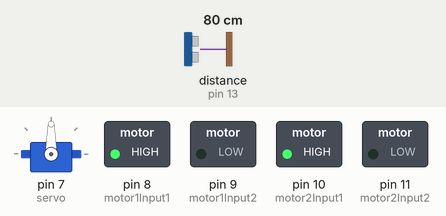
Bench run of a sketch on a simulated Arduino Uno, built with avr-gcc and run on an emulated ATmega328P. Parts: servo, switched loads named in the sketch (green lamp = pin HIGH). Wiring (inferred from the names in the program): ultrasonic range finder: trigger pin 12; echo pin 13. Dashed ring = blinking. Inputs (shaded band) come from the test bench; at power-on: distance to the obstacle (sensor on pin 13) 80 cm. The echo pulse lasts 58.3 µs per cm; pins used as bus, display or sensor lines are not drawn.

Above: at 1.5 s.
1.6 s: distance to the obstacle (sensor on pin 13) set to 19 cm
3.1 s: distance to the obstacle (sensor on pin 13) set to 14 cm
At 5.1 s:
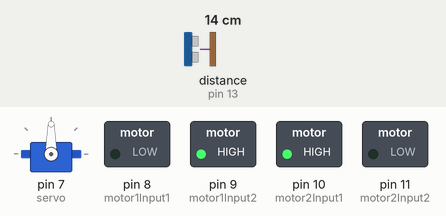
6.1 s: distance to the obstacle (sensor on pin 13) set to 18 cm
At 7.2 s:
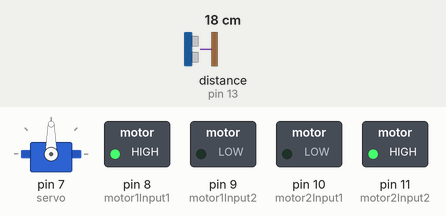
8.8 s: distance to the obstacle (sensor on pin 13) set to 2 cm
At 9.4 s:
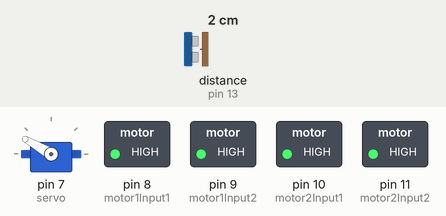
11.8 s: distance to the obstacle (sensor on pin 13) set to 35 cm
At 12.1 s:
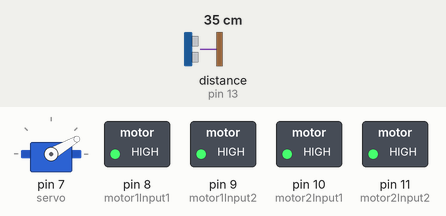
Timing chart, 0 to 14.8 s (numbered marks = the images above; inputs shaded):
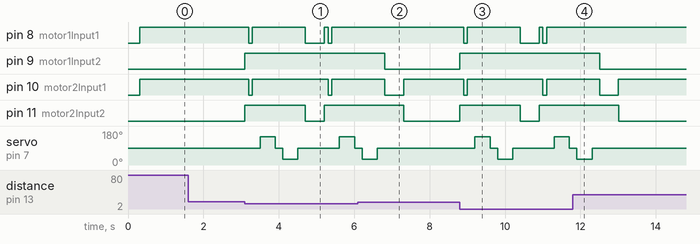

Measured:
- the behaviour switches between 17 and 16 cm on distance to the obstacle (sensor on pin 13) (found by bisection; images 0 and 1)
- after the input at 1.6 s, every drawn part: stays the same
- after the input at 3.1 s, pin 8 (motor1Input1): goes LOW 0.10 s, HIGH 1.4 s, LOW 0.50 s, HIGH 0.10 s, LOW 0.10 s, then HIGH, starting after 0.10 s; pin 9 (motor1Input2): LOW → HIGH at once
- after the input at 6.1 s, pin 8 (motor1Input1): stays HIGH (without the input it goes to LOW after 0.71 s); pin 9 (motor1Input2): HIGH → LOW after 0.71 s; servo on pin 7 (servo): goes on until 6.6 s, then stays 90°
- after the input at 8.8 s, pin 8 (motor1Input1): goes LOW 0.10 s, HIGH 1.4 s, LOW 0.50 s, HIGH 0.10 s, LOW 0.10 s, then HIGH, starting after 0.10 s; pin 9 (motor1Input2): LOW → HIGH at once
- after the input at 11.8 s, pin 8 (motor1Input1): stops changing and stays HIGH; pin 9 (motor1Input2): HIGH → LOW after 0.71 s; servo on pin 7 (servo): goes on until 12.3 s, then stays 90°

The sketch:

obsatcleAvoidingCar.ino
```cpp
#include <Servo.h>

#define trigPin 12
#define echoPin 13
#define motor1Input1 8 // Inputs for the motor driver L293d
#define motor1Input2 9
#define motor2Input1 10
#define motor2Input2 11
int distanceRight;
int distanceLeft;
int distanceFront;
Servo servo;


void setup() {
  pinMode(trigPin, OUTPUT);
  pinMode(echoPin, INPUT);
  pinMode(motor1Input1, OUTPUT);
  pinMode(motor1Input2, OUTPUT);
  pinMode(motor2Input1, OUTPUT);
  pinMode(motor2Input2, OUTPUT);
  servo.attach(7);
  servo.write(90);
  delay(300);
  distanceFront = readDistance();
}

void loop() {
  distanceRight = 0;
  distanceLeft = 0;

  if (distanceFront <= 15)
  {
    moveStop();
    delay(100);
    moveBackward();
    delay(100);
    moveStop();
    delay(200);
    distanceRight = lookRight();
    delay(200);
    distanceLeft = lookLeft();
    delay(200);

    if (distanceRight >= distanceLeft)
    {
      turnRight();
      moveStop();
    } else {
      turnLeft();
      moveStop();
    }

  } else {
    moveForward();
  }
  distanceFront = readDistance();
}
int lookLeft() {
  servo.write(30);
  delay(300);
  int distance = readDistance();
  delay(100);
  servo.write(90);
  return distance;
}
int lookRight() {
  servo.write(150);
  delay(300);
  int distance = readDistance();
  delay(100);
  servo.write(90);
  return distance;
}

int readDistance()
{
  long duration;
  int distance_in_cm;
  digitalWrite(trigPin, LOW);
  delayMicroseconds(2);
  digitalWrite(trigPin, HIGH);
  delayMicroseconds(10);
  digitalWrite(trigPin, LOW);
  duration = pulseIn(echoPin, HIGH);
  distance_in_cm = (duration / 2) / 29.1; //to get the distance in cm;
  return distance_in_cm;
}

void moveBackward() {
  digitalWrite(motor1Input1, LOW);
  digitalWrite(motor1Input2, HIGH);
  digitalWrite(motor2Input1, LOW);
  digitalWrite(motor2Input2, HIGH);
}
void turnRight() {
  digitalWrite(motor1Input1, LOW);
  digitalWrite(motor1Input2, HIGH);
  digitalWrite(motor2Input1, HIGH);
  digitalWrite(motor2Input2, LOW);
  delay(500);
  moveForward();
}
void turnLeft() {
  digitalWrite(motor1Input1, HIGH);
  digitalWrite(motor1Input2, LOW);
  digitalWrite(motor2Input1, LOW);
  digitalWrite(motor2Input2, HIGH);
  delay(500);
  moveForward();
}
void moveForward() {
  digitalWrite(motor1Input1, HIGH);
  digitalWrite(motor1Input2, LOW);
  digitalWrite(motor2Input1, HIGH);
  digitalWrite(motor2Input2, LOW);
}
void moveStop() {
  digitalWrite(motor1Input1, HIGH);
  digitalWrite(motor1Input2, HIGH);
  digitalWrite(motor2Input1, HIGH);
  digitalWrite(motor2Input2, HIGH);
}
```
